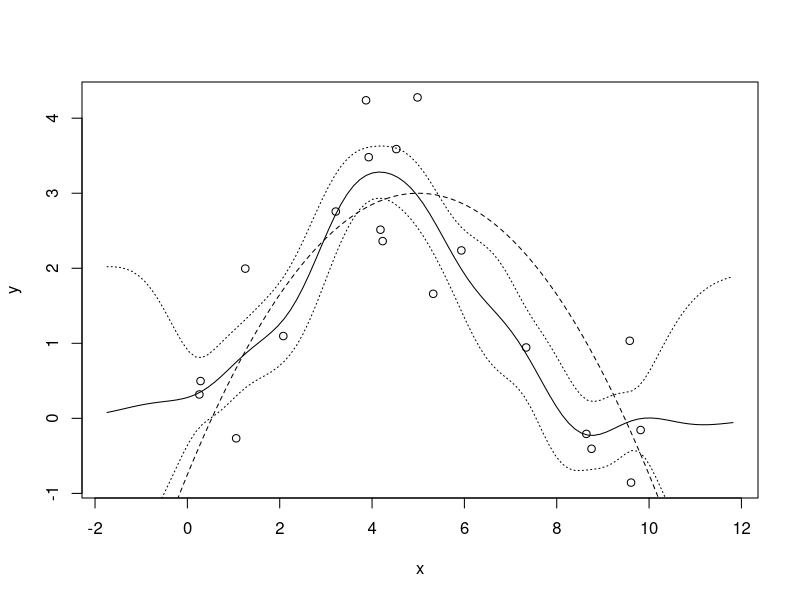

The R source for this figure:
## ---- chunk 1
knitr::opts_chunk$set(echo = TRUE)
## ---- chunk 2
N<-20
f_true<-function(t){-.15*(t-5)^2+3}
x<-runif(N,0,10)
y<- f_true(x) + rnorm(N,0,1) #maximum at x=5
xgrid<-seq(from=min(x)-2,to=max(x)+2,length.out=100)
plot(x,y,xlim=c(min(xgrid),max(xgrid)))
lines(xgrid,f_true(xgrid),lty=2)
## ---- chunk 3
kern<-function(x,y){
  exp(-(x-y)^2/2)
}
K<-matrix(0,nrow=N,ncol=N)
for(i in 1:N){
  for(j in i:N){
    K[j,i]<-K[i,j]<-kern(x[i],x[j])
  }
}
sigma<-.1 #assume known noise variance for now
diag(K)<-diag(K)+sigma
mu_func<-function(xnew,x,y,K){
  k<-vapply(x,function(t){kern(t,xnew)},FUN.VALUE = 1.0)
  k%*%solve(K,y)
}
sigma2_func<-function(xnew,x,K){
  k<-vapply(x,function(t){kern(t,xnew)},FUN.VALUE = 1.0)
  kern(xnew,xnew)+sigma^2 - k%*%solve(K,k)
}
mu_pts<-vapply(xgrid,function(t){mu_func(t,x,y,K)},FUN.VALUE=1.0)
sigma_pts<-vapply(xgrid,function(t){sqrt(sigma2_func(t,x,K))},FUN.VALUE=1.0)
lo<-mu_pts - 1.96*sigma_pts
hi<-mu_pts + 1.96*sigma_pts
lines(xgrid,mu_pts,lty=1)
lines(xgrid,lo,lty=3)
lines(xgrid,hi,lty=3)
